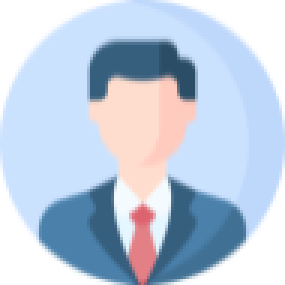
#> input picture images/add_image.png, 95 x 95 px, given in place of mainwindow.png, which was not available (shown 3 times larger)
$ python -i signup_page.py   (imports and definitions only)
#> lines starting #> are read from the running program, lines starting #| are printed output that depends on the picture; pictures that were not available may be replaced by others from this repository, and a replacement may not be noted
### utils.py
import tkinter as tk
from PIL import Image, ImageTk, ImageDraw

def display_background(root):
    image_path = r"C:/Users/User/Downloads/mainwindow.png"
    bg_image = Image.open(image_path)
#> bg_image is the input picture: PIL image 95x95 RGBA; mean R, G, B, A 142.9, 158.3, 178.9, 200.2
    bg_photo = ImageTk.PhotoImage(bg_image)
    bg_color = '#273b7a'

    root.bg_photo = bg_photo

    bg_label = tk.Label(root, image=bg_photo)
    bg_label.place(relwidth=1, relheight=1)

def make_layout(root):
    w = root.winfo_screenwidth()
    h = root.winfo_screenheight()
    root.geometry(f"{w}x{h}+0+0")

# [7 lines left out: function make_icon, not called in this run]

### database/db_config.py
import pymysql

def db_config():
    db_conn = pymysql.connect(
        host='localhost',
        user='root',
        password='root',
        database='db_enrollment2',
        cursorclass=pymysql.cursors.DictCursor
    )

    return db_conn

### services/program_service.py
from database.db_config import db_config

def get_programs():
    db = db_config()

    try:
        with db.cursor() as cursor:
            cursor.execute("SELECT * FROM program")
            programs = cursor.fetchall()

            prog_names = []
            for program in programs:
                prog_names.append(program)

        return prog_names
    except Exception as e:
        print("Failed to fetch programs from program table:", e)
    finally:
        db.close()

### pages/signup_page.py
import tkinter
import tkinter as tk
from tkinter import ttk, filedialog, messagebox
from PIL import Image, ImageTk, ImageDraw
from utils import display_background, make_layout, make_icon
import random  # Import random module for ID generation
import re  # Import regex module for email validation
from database.db_config import db_config
from services.account_service import save_account
from services.program_service import get_programs
from pages.studentlogin_page import studentlogin_page


def signup_page():
    root = tk.Tk()
    root.title("Tkinter Hub (Student Management && Registration System)")
    make_layout(root)
    display_background(root)
    bg_color = '#800000'
    # Variable to store uploaded image path
    uploaded_image_path = None

    # New window
    signup_frame = tk.Frame(root, highlightbackground='maroon', highlightthickness=3, background='white')
    heading_lb = tk.Label(signup_frame,
                          text="Tkinter Hub (Student Management && Registration System)",
                          bg=bg_color, fg="white",
                          font=("Bold", 16))
    heading_lb.pack(fill='x')

    # Main content frame
    content_frame = tk.Frame(signup_frame, bg="white")
    content_frame.pack(fill='both', expand=True, padx=25, pady=25)

    # Left side - Student Photo
    left_frame = tk.Frame(content_frame, bg="white")
    left_frame.grid(row=0, column=0, padx=(0, 30), sticky='n')

    # Photo frame that will be clickable
    photo_frame = tk.Frame(left_frame, width=180, height=210, bg='lightgray',
                           highlightbackground='black', highlightthickness=2,
                           cursor='hand2')
    photo_frame.pack(pady=10)
    photo_frame.pack_propagate(False)

    # Label to display the image - fills the entire frame
    photo_label = tk.Label(photo_frame, bg='lightgray', width=180, height=210)
    photo_label.pack(fill='both', expand=True)

    # Function to upload and display image
    # [50 lines left out: function upload_image, not called in this run]

    # Try to load default image
    try:
        default_img = Image.open("C:/Users/User/Downloads/graduated.png")
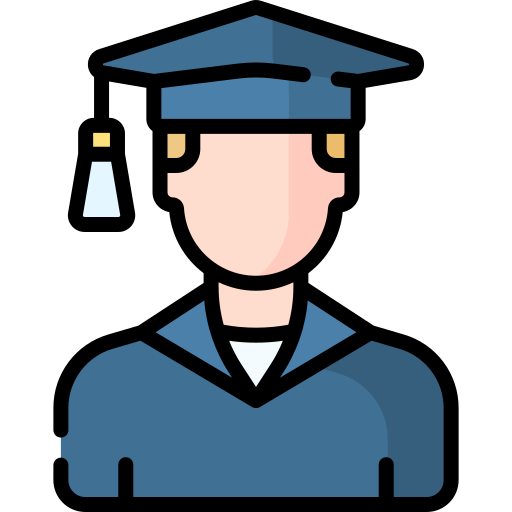
#> input picture images/graduated.png, 512 x 512 px, found by its file name
#> default_img is the input picture: PIL image 512x512 RGBA; mean R, G, B, A 40, 49.1, 56.8, 138
        # Maintain aspect ratio for default image too
        default_img.thumbnail((176, 206), Image.Resampling.LANCZOS)
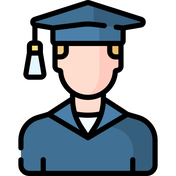
#> default_img: PIL image 176x176 RGBA; mean R, G, B, A 40.2, 49.4, 57.1, 138; transparent parts drawn white

        # Create background and center the image
        final_default = Image.new('RGB', (176, 206), 'lightgray')
#> final_default: PIL image 176x206 RGB; every value is 211
        x = (176 - default_img.width) // 2
#> x = 0
        y = (206 - default_img.height) // 2
#> y = 15
        final_default.paste(default_img, (x, y))
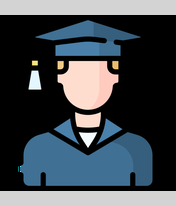
#> final_default: PIL image 176x206 RGB; mean R, G, B 65.1, 73, 79.5

        default_photo = ImageTk.PhotoImage(final_default)
        photo_label.config(image=default_photo, bg='white')
        photo_label.image = default_photo
    except:
        # If default image not found, show placeholder text
        photo_label.config(text="Click to\nUpload Photo",
                           font=("Arial", 12),
                           fg='gray',
                           bg='lightgray')

    # Bind click event to photo frame and label
    photo_frame.bind("<Button-1>", upload_image)
    photo_label.bind("<Button-1>", upload_image)

    # Add upload instruction text
    upload_instruction = tk.Label(left_frame,
                                  text="Click photo to upload student image",
                                  font=("Arial", 9), bg="white", fg="gray")
    upload_instruction.pack(pady=(5, 0))

    # Student Full Name
    tk.Label(left_frame, text="Enter Student Full Name:",
             font=("Arial", 11), bg="white", anchor='w').pack(fill='x', pady=(5, 2))
    name_entry = tk.Entry(left_frame, font=("Arial", 11), width=30)
    name_entry.pack(fill='x')

    # Student Gender
    tk.Label(left_frame, text="Select Student Gender:",
             font=("Arial", 11), bg="white", anchor='w').pack(fill='x', pady=(10, 2))
    gender_frame = tk.Frame(left_frame, bg="white")
    gender_frame.pack(fill='x')
    gender_var = tk.StringVar(value="Male")
    tk.Radiobutton(gender_frame, text="Male", variable=gender_var, value="Male",
                   font=("Arial", 10), bg="white").pack(side='left', padx=(0, 20))
    tk.Radiobutton(gender_frame, text="Female", variable=gender_var, value="Female",
                   font=("Arial", 10), bg="white").pack(side='left')

    # Student Age
    tk.Label(left_frame, text="Enter Student Age:",
             font=("Arial", 11), bg="white", anchor='w').pack(fill='x', pady=(10, 2))
    age_entry = tk.Entry(left_frame, font=("Arial", 11), width=30)
    age_entry.pack(fill='x')

    # Contact Phone Number
    tk.Label(left_frame, text="Enter Contact Phone Number:",
             font=("Arial", 11), bg="white", anchor='w').pack(fill='x', pady=(10, 2))
    phone_entry = tk.Entry(left_frame, font=("Arial", 11), width=30)
    phone_entry.pack(fill='x')

    # Student Class
    tk.Label(left_frame, text="Select Program to Enroll:",
             font=("Arial", 11), bg="white", anchor='w').pack(fill='x', pady=(10, 2))
    class_combo = ttk.Combobox(left_frame, font=("Arial", 10), width=28, state='readonly')

    program_dict = {p["name"]: p["id"] for p in get_programs()}
    class_combo['values'] = [p["name"] for p in get_programs()]

    selected_program_id = None
    # [4 lines left out: function on_select_program, not called in this run]

    class_combo.bind("<<ComboboxSelected>>", on_select_program)
    class_combo.pack(fill='x')

    # Right side - Student ID and other info
    right_frame = tk.Frame(content_frame, bg="white")
    right_frame.grid(row=0, column=1, sticky='n', padx=(50, 0))

    # Generate a random 6-digit student ID number
    student_id = str(random.randint(100000, 999999))

    # Student ID Number
    id_frame = tk.Frame(right_frame, bg="white")
    id_frame.pack(fill='x', pady=(70, 5))
    tk.Label(id_frame, text="Student ID Number:",
             font=("Arial", 11), bg="white").pack(side='left')
    id_label = tk.Label(id_frame, text=student_id,
                        font=("Arial Bold", 16), bg="white")
    id_label.pack(side='left', padx=5)

    id_info = tk.Label(right_frame,
                       text="Automatically Generated ID Number\n! Remember Using This ID Number\nStudent will Login Account.",
                       font=("Arial", 9), bg="white", fg="gray", justify='left')
    id_info.pack(fill='x', pady=(0, 15))

    # Student Email Address
    tk.Label(right_frame, text="Enter Student Email Address:",
             font=("Arial", 11), bg="white", anchor='w').pack(fill='x', pady=(10, 2))
    email_entry = tk.Entry(right_frame, font=("Arial", 11), width=30)
    email_entry.pack(fill='x')

    email_info = tk.Label(right_frame,
                          text="Via Email Address Student\nCan Recover Account\n! In Case Forgetting Password And Also\nStudent will get Future Notifications.",
                          font=("Arial", 9), bg="white", fg="gray", justify='left')
    email_info.pack(fill='x', pady=(5, 15))

    # Create Account Password
    tk.Label(right_frame, text="Create Account Password:",
             font=("Arial", 11), bg="white", anchor='w').pack(fill='x', pady=(10, 2))
    password_entry = tk.Entry(right_frame, font=("Arial", 11), width=30, show='*')
    password_entry.pack(fill='x')

    password_info = tk.Label(right_frame,
                             text="Via Student Created Password\nAnd Provided Student ID Number\nStudent Can Login Account.",
                             font=("Arial", 9), bg="white", fg="gray", justify='left')
    password_info.pack(fill='x', pady=(5, 20))

    # Buttons
    button_frame = tk.Frame(right_frame, bg="white")
    button_frame.pack(pady=20)

    # [101 lines left out: functions go_home, submit_form, not called in this run]

    home_btn = tk.Button(button_frame, text="Home", font=('Arial Bold', 14),
                         bg='#dc3545', fg='white', command=go_home,
                         width=10, bd=0, cursor='hand2')
    home_btn.pack(side='left', padx=5)

    submit_btn = tk.Button(button_frame, text="Submit", font=('Arial Bold', 14),
                           bg='#1e3a5f', fg='white', command=submit_form,
                           width=10, bd=0, cursor='hand2')
    submit_btn.pack(side='left', padx=5)


    signup_frame.place(relx=0.5, rely=0.5, anchor="center", width=700, height=650)

    root.mainloop()

#> (the run stopped early here; a loop or call above may not have finished)
